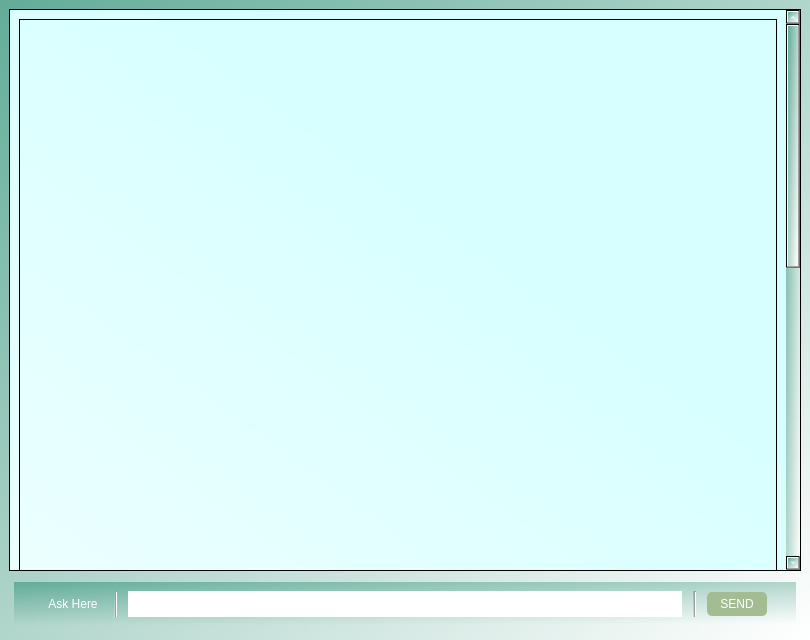
<?xml version="1.0" encoding="UTF-8"?>
<ui version="4.0">
 <class>MainWindow</class>
 <widget class="QMainWindow" name="MainWindow">
  <property name="geometry">
   <rect>
    <x>0</x>
    <y>0</y>
    <width>810</width>
    <height>640</height>
   </rect>
  </property>
  <property name="windowTitle">
   <string>MainWindow</string>
  </property>
  <property name="styleSheet">
   <string notr="true">font: 12pt &quot;Liberation Sans&quot;;
background-color:  qlineargradient(spread:pad, x1:0, y1:0, x2:1, y2:1, stop:0 rgba(99, 172, 152, 255), stop:1 rgba(255, 255, 255, 255));
color:white;
</string>
  </property>
  <widget class="QWidget" name="centralwidget">
   <property name="styleSheet">
    <string notr="true">background-color: qlineargradient(spread:pad, x1:0, y1:0, x2:1, y2:1, stop:0 rgba(99, 172, 152, 255), stop:1 rgba(255, 255, 255, 255));

</string>
   </property>
   <layout class="QVBoxLayout" name="verticalLayout">
    <item>
     <widget class="QScrollArea" name="scrollArea">
      <property name="styleSheet">
       <string notr="true">*{
	background-color: qlineargradient(spread:pad, x1:0.458, y1:0, x2:0, y2:1, stop:0.0965909 rgba(216, 255, 255, 255), stop:1 rgba(255, 255, 255, 255))
}
/*VERTICAL SCROLLBAR */ 
QScrollBar:vertical { 
	boder: none;
	background-color: rgb(255,255,255);
	width: 14px;
	margin: 15px 0 15px 0;
	boder-radius: 0px;
}
/*HANDLE BAR VERTICAL */
 QScrollBar::handle:vertical {
	background-color: rgb(0, 126, 92);; 
	min-height: 30px;
	border-radius: 7px;
}
QScrollBar::handle:vertical:hover{ 
	background-color: rgb(110, 13, 37);
}
QScrollBar::handle:vertical:pressed { 	
	background-color: rgb(203, 120, 120);
}

/*BTN TOP-SCROLLBAR */ 
QScrollBar::sub-line:vertical { 
	border: none;
	background-color: rgb(59, 59, 90); 
	height: 15px;
	border-top-left-radius: 7px; 
	border-top-right-radius: 7px; 
	subcontrol-position: top;
	subcontrol-origin: margin;
}
QScrollBar::sub-line:vertical:hover { 
	background-color: rgb(255, 0, 127);
}
QScrollBar::sub-line:vertical:pressed { 
	background-color: rgb(185, 0, 92);
}
/*BTN BOTTOM-SCROLLBAR */
QScrollBar::add-line:vertical { 
	border: none;
	background-color: rgb(59, 59, 90); 
	height: 15px;
	border-bottom-left-radius: 7px; 
	border-bottom-right-radius: 7px;
	subcontrol-position: bottom;
	subcontrol-origin: margin;
}
QScrollBar::add-line:vertical:hover { 
	background-color: rgb(255, 0, 127);
}
QScrollBar::add-line:vertical:pressed { 
	background-color: rgb(185, 0, 92);
}
/*reset arrows*/
QScrollBar::add-page:vertical, QScrollBar::aub-page:vertical {
	 background: none;
}
QScrollBar::add-page:vertical, QScrollBar::sub-page:vertical { 
	background: none;
}</string>
      </property>
      <property name="widgetResizable">
       <bool>true</bool>
      </property>
      <widget class="QWidget" name="scrollAreaWidgetContents">
       <property name="geometry">
        <rect>
         <x>0</x>
         <y>-654</y>
         <width>776</width>
         <height>1218</height>
        </rect>
       </property>
       <layout class="QVBoxLayout" name="verticalLayout_2">
        <item>
         <widget class="QFrame" name="frame">
          <property name="minimumSize">
           <size>
            <width>0</width>
            <height>1200</height>
           </size>
          </property>
          <property name="frameShape">
           <enum>QFrame::StyledPanel</enum>
          </property>
          <property name="frameShadow">
           <enum>QFrame::Raised</enum>
          </property>
          <layout class="QGridLayout" name="gridLayout">
           <item row="1" column="0">
            <widget class="Line" name="line_3">
             <property name="orientation">
              <enum>Qt::Horizontal</enum>
             </property>
            </widget>
           </item>
           <item row="4" column="0">
            <widget class="QLabel" name="reply_1">
             <property name="minimumSize">
              <size>
               <width>600</width>
               <height>100</height>
              </size>
             </property>
             <property name="maximumSize">
              <size>
               <width>800</width>
               <height>120</height>
              </size>
             </property>
             <property name="font">
              <font>
               <family>Liberation Sans</family>
               <pointsize>12</pointsize>
               <italic>false</italic>
               <bold>false</bold>
              </font>
             </property>
             <property name="styleSheet">
              <string notr="true">background-color: #A4BC92;
border-top-left-radius :20px;
border-top-right-radius : 30px; 
border-bottom-right-radius : 30px; 
margin:10px;</string>
             </property>
             <property name="frameShape">
              <enum>QFrame::StyledPanel</enum>
             </property>
             <property name="frameShadow">
              <enum>QFrame::Raised</enum>
             </property>
             <property name="lineWidth">
              <number>3</number>
             </property>
             <property name="midLineWidth">
              <number>3</number>
             </property>
             <property name="text">
              <string>HI!!! How can I help you?</string>
             </property>
             <property name="margin">
              <number>10</number>
             </property>
            </widget>
           </item>
           <item row="2" column="0">
            <widget class="QLabel" name="query_1">
             <property name="minimumSize">
              <size>
               <width>600</width>
               <height>100</height>
              </size>
             </property>
             <property name="maximumSize">
              <size>
               <width>800</width>
               <height>120</height>
              </size>
             </property>
             <property name="font">
              <font>
               <family>Liberation Sans</family>
               <pointsize>12</pointsize>
               <italic>false</italic>
               <bold>false</bold>
              </font>
             </property>
             <property name="styleSheet">
              <string notr="true">background-color: #DDFFBB;
color:black;
border-top-left-radius :30px;
border-top-right-radius : 20px; 
border-bottom-left-radius : 30px; 
margin:10px;</string>
             </property>
             <property name="frameShape">
              <enum>QFrame::StyledPanel</enum>
             </property>
             <property name="frameShadow">
              <enum>QFrame::Raised</enum>
             </property>
             <property name="lineWidth">
              <number>3</number>
             </property>
             <property name="midLineWidth">
              <number>3</number>
             </property>
             <property name="text">
              <string>HI!!!</string>
             </property>
             <property name="alignment">
              <set>Qt::AlignRight|Qt::AlignTrailing|Qt::AlignVCenter</set>
             </property>
             <property name="wordWrap">
              <bool>false</bool>
             </property>
             <property name="margin">
              <number>10</number>
             </property>
            </widget>
           </item>
           <item row="0" column="0">
            <spacer name="verticalSpacer">
             <property name="orientation">
              <enum>Qt::Vertical</enum>
             </property>
             <property name="sizeHint" stdset="0">
              <size>
               <width>20</width>
               <height>40</height>
              </size>
             </property>
            </spacer>
           </item>
          </layout>
         </widget>
        </item>
       </layout>
      </widget>
     </widget>
    </item>
    <item>
     <widget class="QWidget" name="QHBox" native="true">
      <property name="styleSheet">
       <string notr="true">padding:5px;
margin:5px;
</string>
      </property>
      <layout class="QHBoxLayout" name="horizontalLayout">
       <item>
        <spacer name="horizontalSpacer">
         <property name="orientation">
          <enum>Qt::Horizontal</enum>
         </property>
         <property name="sizeType">
          <enum>QSizePolicy::Preferred</enum>
         </property>
         <property name="sizeHint" stdset="0">
          <size>
           <width>20</width>
           <height>20</height>
          </size>
         </property>
        </spacer>
       </item>
       <item>
        <widget class="QLabel" name="label">
         <property name="styleSheet">
          <string notr="true">background:none;
border:none</string>
         </property>
         <property name="text">
          <string>Ask Here</string>
         </property>
         <property name="textFormat">
          <enum>Qt::AutoText</enum>
         </property>
         <property name="alignment">
          <set>Qt::AlignCenter</set>
         </property>
         <property name="margin">
          <number>5</number>
         </property>
        </widget>
       </item>
       <item>
        <widget class="Line" name="line">
         <property name="orientation">
          <enum>Qt::Vertical</enum>
         </property>
        </widget>
       </item>
       <item>
        <widget class="QLineEdit" name="lineEdit">
         <property name="styleSheet">
          <string notr="true">background-color: rgb(255, 255, 255);
border-radius:15px</string>
         </property>
        </widget>
       </item>
       <item>
        <widget class="Line" name="line_2">
         <property name="orientation">
          <enum>Qt::Vertical</enum>
         </property>
        </widget>
       </item>
       <item>
        <widget class="QPushButton" name="pushButton">
         <property name="minimumSize">
          <size>
           <width>70</width>
           <height>0</height>
          </size>
         </property>
         <property name="styleSheet">
          <string notr="true">background-color:#A4BC92;
color: rgb(255, 255, 255);
border-radius:5px;</string>
         </property>
         <property name="text">
          <string>SEND</string>
         </property>
        </widget>
       </item>
       <item>
        <spacer name="horizontalSpacer_2">
         <property name="orientation">
          <enum>Qt::Horizontal</enum>
         </property>
         <property name="sizeType">
          <enum>QSizePolicy::Preferred</enum>
         </property>
         <property name="sizeHint" stdset="0">
          <size>
           <width>20</width>
           <height>20</height>
          </size>
         </property>
        </spacer>
       </item>
      </layout>
     </widget>
    </item>
   </layout>
  </widget>
  <action name="actionRestart">
   <property name="text">
    <string>Restart</string>
   </property>
  </action>
 </widget>
 <resources/>
 <connections/>
</ui>
